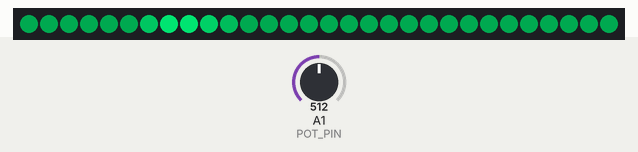
A sketch run on a simulated Arduino Uno, built for the host (arithmetic inside an expression is 32-bit, double 64-bit). Parts: 30 RGB LEDs in strip order, left to right. The inputs (shaded band) are chosen by the test bench; at power-on: A1 (POT_PIN) = 512. Dim RGB values are drawn brighter than linear.

Above: at 3.26 s.
3.3 s: A1 (POT_PIN) set to 716
At 3.36 s:
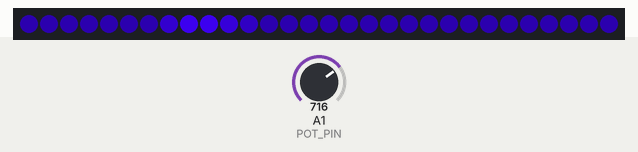
5.1 s: A1 (POT_PIN) set to 900
At 5.79 s:
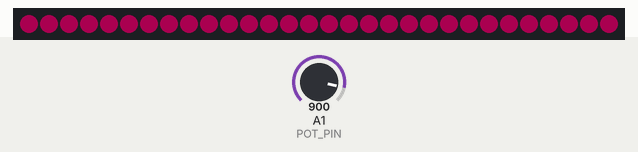
6.9 s: A1 (POT_PIN) set to 306
At 9.53 s:
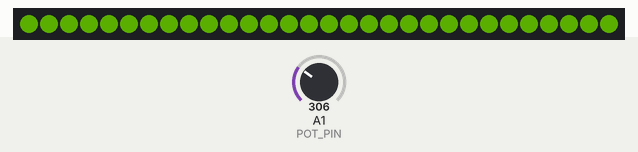

The sketch:

LightSaber.ino
```cpp
#include <FastLED.h>


#define NUM_LEDS 30
#define DATA_PIN PIN_PB3
#define POT_PIN A1
#define LED_TYPE    WS2812B
#define COLOR_ORDER GRB
#define UPDATES_PER_SECOND 10

CRGB leds[NUM_LEDS];
const CRGB colors[] = { CRGB::Red, CRGB::Green, CRGB::Blue };
const int NUM_COLORS = sizeof colors / sizeof(CRGB);

void setup() {
  pinMode(POT_PIN, INPUT);
  FastLED.addLeds<LED_TYPE, DATA_PIN, COLOR_ORDER>(leds, NUM_LEDS);
  for (int j = 0; j < NUM_LEDS; j++)
    leds[j] = colors[j / (NUM_LEDS / NUM_COLORS)];
  FastLED.show();
  FastLED.delay(2000);
  for (int j = 0; j < NUM_LEDS; j++)
     leds[j] = CRGB::Black;
}

#define WAVE_WIDTH (NUM_LEDS / 4)
#define CYCLE_LENGTH (WAVE_WIDTH + NUM_LEDS)

int curr_step = 0;
int curr_led = 0;
int curr_color = 0;

void loop() {
  int hue = analogRead(A1) / 4;
  CHSV dim_hue = CHSV(hue, 255, 128);
  CHSV bright_hue = CHSV(hue, 255, 255);
  CRGB wave[WAVE_WIDTH];
  int wave_offset, first_led_in_wave, wave_j;

  fill_solid(leds, NUM_LEDS, dim_hue);
  fill_gradient(wave, WAVE_WIDTH / 2, dim_hue, bright_hue);
  fill_gradient(wave + WAVE_WIDTH / 2, WAVE_WIDTH - WAVE_WIDTH / 2, bright_hue, dim_hue);

  wave_offset = (curr_step < WAVE_WIDTH) ? WAVE_WIDTH - curr_step : 0;
  first_led_in_wave = curr_step - WAVE_WIDTH + wave_offset;

  for (wave_j = wave_offset; wave_j < min(WAVE_WIDTH, NUM_LEDS - first_led_in_wave); wave_j++) {
     leds[first_led_in_wave + wave_j - wave_offset] = wave[wave_j];
  }

  FastLED.show();
  FastLED.delay(1000 / UPDATES_PER_SECOND);
  curr_step = (curr_step + 1) % CYCLE_LENGTH;
}
```

Measured:
- after the input at 3.3 s, the LEDs: change at once (image 1)
- after the input at 5.1 s, the LEDs: first change at once (image 2 shows a later state)
- after the input at 6.9 s, the LEDs: first change after 0.06 s (image 3 shows a later state)
